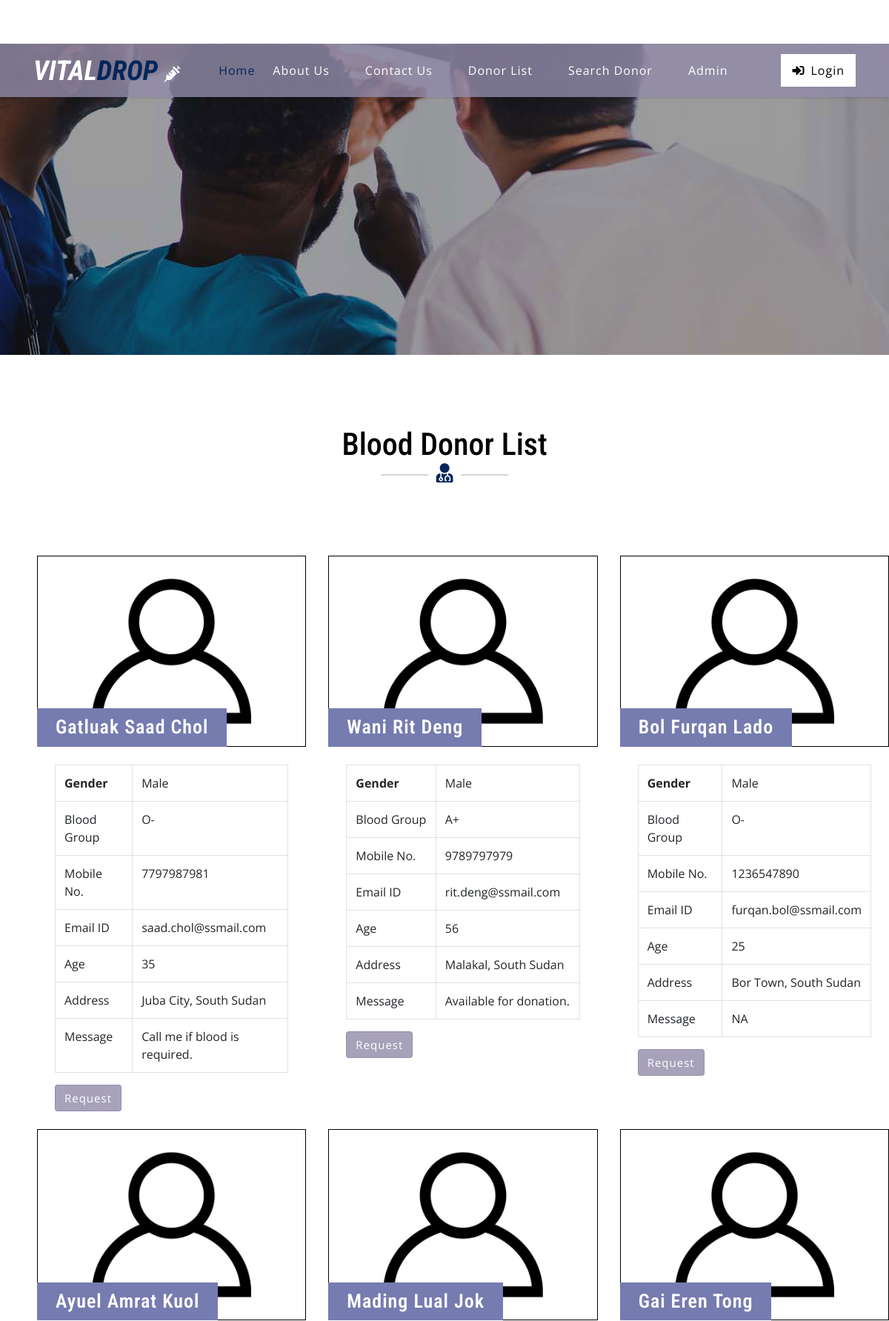
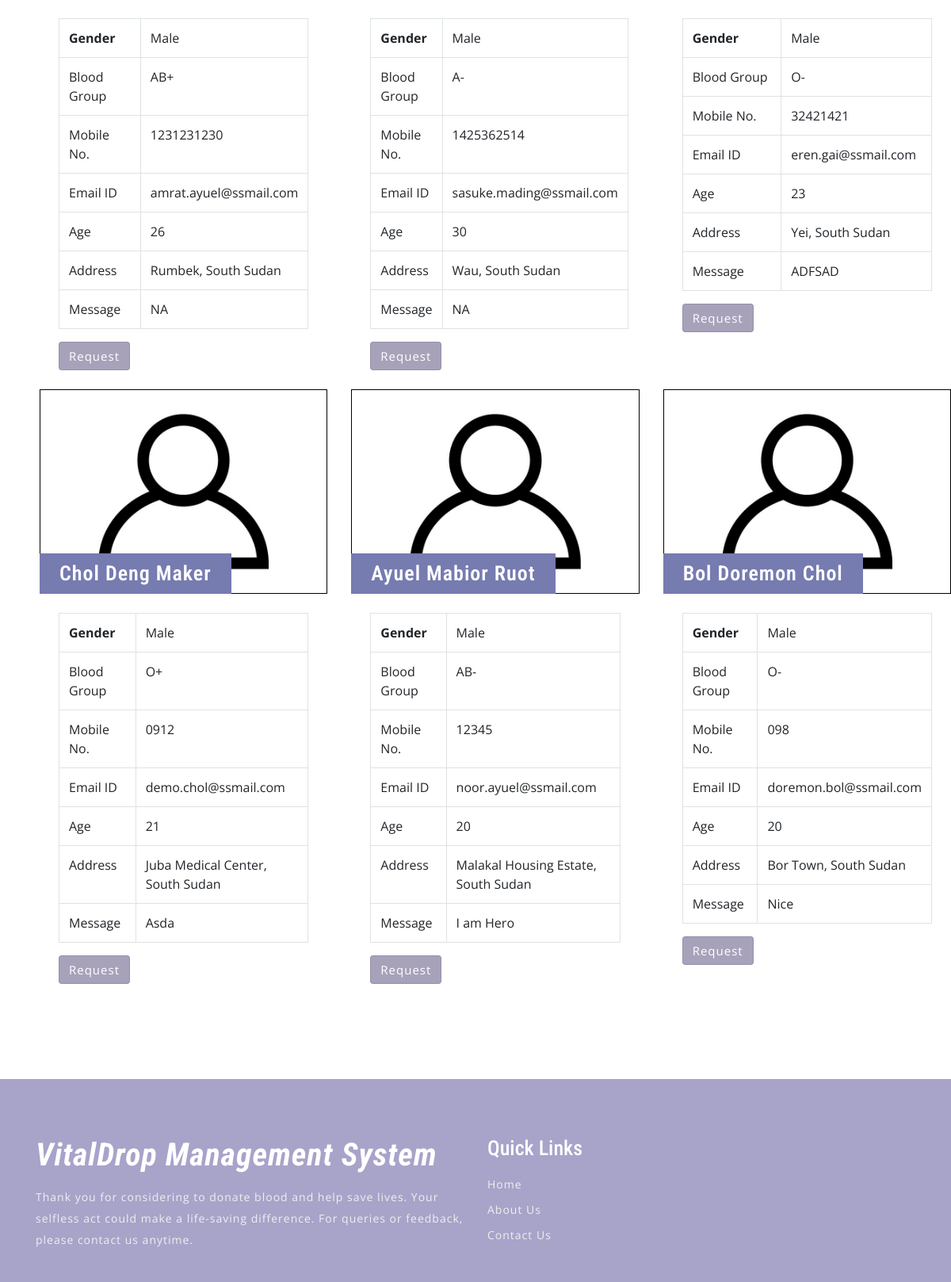
Page /donor-list.php (upper part) on the committed database (2 pictures, top to bottom).
### tables this page shows
CREATE TABLE `tblcontactusinfo` (
  `id` int(11) NOT NULL,
  `Address` tinytext DEFAULT NULL,
  `EmailId` varchar(255) DEFAULT NULL,
  `ContactNo` char(11) DEFAULT NULL
);

CREATE TABLE `tblblooddonars` (
  `id` int(11) NOT NULL,
  `FullName` varchar(100) DEFAULT NULL,
  `MobileNumber` char(11) DEFAULT NULL,
  `EmailId` varchar(100) DEFAULT NULL,
  `Gender` varchar(20) DEFAULT NULL,
  `Age` int(11) DEFAULT NULL,
  `BloodGroup` varchar(20) DEFAULT NULL,
  `Address` varchar(255) DEFAULT NULL,
  `Message` mediumtext DEFAULT NULL,
  `PostingDate` timestamp NOT NULL DEFAULT current_timestamp(),
  `status` int(1) DEFAULT NULL,
  `Password` varchar(250) DEFAULT NULL
);

### donor-list.php (the view, shortened to what this page needs)
<?php
include('includes/config.php');
?>
<!DOCTYPE html>
<html lang="zxx">
<head>
	<link rel="stylesheet" href="css/bootstrap.css">
	<link rel="stylesheet" href="css/style.css" type="text/css" media="all" />
	<link rel="stylesheet" href="css/fontawesome-all.css">
</head>
<body>
	<?php include('includes/header.php');?>
	<div class="inner-banner-w3ls">
	</div>
	<div class="agileits-contact py-5">
		<div class="py-xl-5 py-lg-3">
			<div class="w3ls-titles text-center mb-5">
				<h3 class="title">Blood Donor List</h3>
				<span>
					<i class="fas fa-user-md"></i>
				</span>
			</div>
			<div class="d-flex">
				<div class="row package-grids mt-5" style="padding-left: 50px;">
				<?php
$status=1;
$sql = "SELECT * from tblblooddonars where status=:status";
$query = $dbh -> prepare($sql);
$query->bindParam(':status',$status,PDO::PARAM_STR);
$query->execute();
$results=$query->fetchAll(PDO::FETCH_OBJ);
if($query->rowCount() > 0)
{
foreach($results as $result)
{ ?>
				<div class="col-md-4 pricing">
					<div class="price-top">
							<img src="images/blood-donor.jpg" alt="Blood Donot" style="border:1px #000 solid" class="img-fluid" />
						<h3><?php echo htmlentities($result->FullName);?>
						</h3>
					</div>
					<div class="price-bottom p-4">
<table class="table table-bordered">
    <tbody>
      <tr>
        <th>Gender</th>
        <td><?php echo htmlentities($result->Gender);?></td>
      </tr>
      <tr>
        <td>Blood Group</td>
        <td><?php echo htmlentities($result->BloodGroup);?></td>
      </tr>
      <tr>
        <td>Mobile No.</td>
        <td><?php echo htmlentities($result->MobileNumber);?></td>
      </tr>
         <tr>
        <td>Email ID</td>
        <td><?php echo htmlentities($result->EmailId);?></td>
      </tr>
               <tr>
        <td>Age</td>
        <td><?php echo htmlentities($result->Age);?></td>
      </tr>
        <tr>
        <td>Address</td>
        <td><?php echo htmlentities($result->Address);?></td>
      </tr>
<tr>
        <td>Message</td>
        <td><?php echo htmlentities($result->Message);?></td>
      </tr>
    </tbody>
</table>
<a class="btn btn-primary" style="color:#fff"  href="contact-blood.php?cid=<?php echo $result->id;?>">Request</a>
					</div>
				</div><br>
			<?php }} ?>
			</div>
			</div>
		</div>
	</div>
	<?php include('includes/footer.php');?>
</body>
</html>

### includes/header.php (shortened to what this page needs)
<header>
    <div class="top-bar py-3">
        <div class="container">
            <div class="row">
                <div class="col-lg-7 top-social-agile">
                    <div class="row">
                        <?php
                        $sql = "SELECT * FROM tblcontactusinfo";
                        $query = $dbh->prepare($sql);
                        $query->execute();
                        $results = $query->fetchAll(PDO::FETCH_OBJ);
                        if($query->rowCount() > 0) {
                            foreach($results as $result) { ?>
                                <div class="col-6 header-top_w3layouts pl-3 text-lg-left text-center">
                                </div>
                            <?php }
                        } ?>
                    </div>
                </div>
                <div class="col-lg-5 top-social-agile text-lg-right text-center">
                    <div class="row">
                        <div class="col-lg-12 col-12 top-w3layouts">
                            <p class="text-white">
                                <i class="far fa-envelope-open mr-2"></i>
                                <a href="mailto:info@example.com" class="text-white">info@example.com</a>
                            </p>
                        </div>
                    </div>
                </div>
            </div>
        </div>
    </div>
</header>
<div id="home">
    <div class="main-top py-1">
        <nav class="navbar navbar-expand-lg navbar-light fixed-navi">
            <div class="container">
                <h1>
                    <a class="navbar-brand font-weight-bold font-italic" href="index.php">
                        <span>VITAL</span>DROP
                        <i class="fas fa-syringe"></i>
                    </a>
                </h1>
                <div class="collapse navbar-collapse text-center" id="navbarSupportedContent">
                    <ul class="navbar-nav ml-lg-auto">
                        <li class="nav-item active mt-lg-0 mt-3">
                            <a class="nav-link" href="index.php">Home</a>
                        </li>
                        <li class="nav-item mx-lg-4 my-lg-0 my-3">
                            <a class="nav-link" href="about.php">About Us</a>
                        </li>
                        <li class="nav-item mx-lg-4 my-lg-0 my-3">
                            <a class="nav-link" href="contact.php">Contact Us</a>
                        </li>
                        <li class="nav-item mx-lg-4 my-lg-0 my-3">
                            <a class="nav-link" href="donor-list.php">Donor List</a>
                        </li>
                        <li class="nav-item mx-lg-4 my-lg-0 my-3">
                            <a class="nav-link" href="search-donor.php">Search Donor</a>
                        </li>
                        <?php if(isset($_SESSION['bbdmsdid']) && strlen($_SESSION['bbdmsdid']) != 0) { ?>
                            <li class="nav-item dropdown">
                                <a class="nav-link dropdown-toggle" href="#" id="navbarDropdown" role="button" data-toggle="dropdown"
                                   aria-haspopup="true" aria-expanded="false">
                                    My Account
                                </a>
                                <div class="dropdown-menu" aria-labelledby="navbarDropdown">
                                    <a class="dropdown-item" href="profile.php">Profile</a>
                                    <div class="dropdown-divider"></div>
                                    <a class="dropdown-item" href="change-password.php">Change Password</a>
                                    <div class="dropdown-divider"></div>
                                    <a class="dropdown-item" href="request-received.php">Request Received</a>
                                    <div class="dropdown-divider"></div>
                                    <a class="dropdown-item" href="logout.php">Logout</a>
                                </div>
                            </li>
                        <?php } else { ?>
                            <li class="nav-item mx-lg-4 my-lg-0 my-3">
                                <a class="nav-link" href="admin/index.php">Admin</a>
                            </li>
                        </ul>
                        <a href="login.php" class="login-button ml-lg-5 mt-lg-0 mt-4 mb-lg-0 mb-3">
                            <i class="fas fa-sign-in-alt mr-2"></i>Login</a>
                        <?php } ?>
                </div>
            </div>
        </nav>
    </div>
</div>

### css/style.css (style rules this page uses)
body { padding: 0; margin: 0; background: #FFF; font-family: 'Open Sans', sans-serif; }
body a { transition: 0.5s all; -webkit-transition: 0.5s all; -moz-transition: 0.5s all; -o-transition: 0.5s all; -ms-transition: 0.5s all; text-decoration: none; }
h1, h2, h3, h4, h5, h6 { margin: 0; padding: 0; font-family: 'Roboto Condensed', sans-serif; }
p { margin: 0; padding: 0; font-family: 'Open Sans', sans-serif; font-size: 15px; letter-spacing: 1px; line-height: 1.9; color: #999; }
ul, ol { margin: 0; padding: 0; }
.top-bar { background: #ffffff!important; }
.header-top_w3layouts p, .header-w3layouts p, .top-w3layouts p { font-size: 14px; }
.header-top_w3layouts, .header-w3layouts { border-left: 1px solid rgba(255, 255, 255, 0.63); }
div#home { position: relative; }
.main-top { position: absolute; z-index: 999; width: 100%; background: rgba(145, 139, 169, 0.8); box-shadow: 0 2px 3px 0 rgba(0, 0, 0, 0.1); -webkit-transition: background-color .1s ease-in-out; -moz-transition: background-color .1s ease-in-out; -ms-transition: background-color .1s ease-in-out; -o-transition: background-color .1s ease-in-out; transition: background-color .1s ease-in-out; }
.navbar-light .navbar-nav .nav-link { padding: 0; color: #fff; background: transparent; font-size: 16px; letter-spacing: 1px; }
.navbar-light .navbar-nav .show>.nav-link, .navbar-light .navbar-nav .active>.nav-link, .navbar-light .navbar-nav .nav-link.show, .navbar-light .navbar-nav .nav-link.active, .navbar-light .navbar-nav .nav-link:hover, .navbar-light .navbar-nav .nav-link:focus { color: #04265a; }
nav.fixed-navi ul { list-style: none; margin: 0; padding: 0; }
nav.fixed-navi ul li { float: left; }
a.navbar-brand { color: #04265a; font-size: 50px; padding: 0; }
.navbar-light .navbar-brand, .navbar-light .navbar-brand:hover, .navbar-light .navbar-brand:focus, .w3l-footer h2 a span { color: #04265a; }
a.navbar-brand span { color: #fff; }
a.navbar-brand i, .w3l-footer h2 a i { color: #fff; font-size: 22px; }
a.login-button { color: #000; letter-spacing: 1px; font-size: 16px; padding: 10px 15px; background: #fff; display: inline-block; }
h3.title { color: #000; font-size: 42px; }
.w3ls-titles span { position: relative; }
.w3ls-titles span:before { content: " "; background: #d6d6d6; width: 64px; height: 2px; position: absolute; top: 9px; left: -75px; }
.w3ls-titles span:after { content: " "; background: #d6d6d6; width: 64px; height: 2px; position: absolute; top: 9px; right: -75px; }
.w3ls-titles i { color: #04265a; font-size: 26px; margin-top: 5px; }
.pricing { -webkit-transition: all 0.5s; -moz-transition: all 0.5s; -o-transition: all 0.5s; -ms-transition: all 0.5s; transition: all 0.5s; }
.price-top { position: relative; }
.price-top h3 { font-size: 26px; color: #fff; position: absolute; background: #4575bd; padding: 10px 25px; bottom: 0; letter-spacing: 1px; text-align: center; font-weight: 600; }
.price-bottom { background: #fff; }
.price-bottom a { color: #999; letter-spacing: 1px; font-size: 15px; }
.inner-banner-w3ls { background: url(../images/banner3.jpg) no-repeat center; background-size: cover; -webkit-background-size: cover; -moz-background-size: cover; -o-background-size: cover; -moz-background-size: cover; height: 20vw; }
.inner-banner-w3ls { background: url(../images/banner22.jpg) no-repeat center; height: 35vw!important; }
a.navbar-brand { font-size: 37px!important; }
.price-top h3 { font-size: 26px !important; color: #fff !important; position: absolute !important; background: #767bb0 !important; }
.btn-primary { color: #fff !important; background-color: rgba(145, 139, 169, 0.8) !important; border-color: rgba(145, 139, 169, 0.8) !important; }
.fa, .fas, .far, .fal, .fab { display: inline!important; }

### rows in the picture
tblblooddonars: FullName "Gatluak Saad Chol", Gender "Male", BloodGroup "O-", MobileNumber "7797987981", EmailId "saad.chol@ssmail.com", Age "35", Address "Juba City, South Sudan", Message "Call me if blood is required."
tblblooddonars: FullName "Wani Rit Deng", Gender "Male", BloodGroup "A+", MobileNumber "9789797979", EmailId "rit.deng@ssmail.com", Age "56", Address "Malakal, South Sudan", Message "Available for donation."
tblblooddonars: FullName "Bol Furqan Lado", Gender "Male", BloodGroup "O-", MobileNumber "1236547890", EmailId "furqan.bol@ssmail.com", Age "25", Address "Bor Town, South Sudan", Message "NA"
tblblooddonars: FullName "Ayuel Amrat Kuol", Gender "Male", BloodGroup "AB+", MobileNumber "1231231230", EmailId "amrat.ayuel@ssmail.com", Age "26", Address "Rumbek, South Sudan", Message "NA"
tblblooddonars: FullName "Mading Lual Jok", Gender "Male", BloodGroup "A-", MobileNumber "1425362514", EmailId "sasuke.mading@ssmail.com", Age "30", Address "Wau, South Sudan", Message "NA"
tblblooddonars: FullName "Gai Eren Tong", Gender "Male", BloodGroup "O-", MobileNumber "32421421", EmailId "eren.gai@ssmail.com", Age "23", Address "Yei, South Sudan", Message "ADFSAD"
tblblooddonars: FullName "Chol Deng Maker", Gender "Male", BloodGroup "O+", MobileNumber "0912", EmailId "demo.chol@ssmail.com", Age "21", Address "Juba Medical Center, South Sudan", Message "Asda"
tblblooddonars: FullName "Ayuel Mabior Ruot", Gender "Male", BloodGroup "AB-", MobileNumber "12345", EmailId "noor.ayuel@ssmail.com", Age "20", Address "Malakal Housing Estate, South Sudan", Message "I am Hero"
tblblooddonars: FullName "Bol Doremon Chol", Gender "Male", BloodGroup "O-", MobileNumber "098", EmailId "doremon.bol@ssmail.com", Age "20", Address "Bor Town, South Sudan", Message "Nice"
